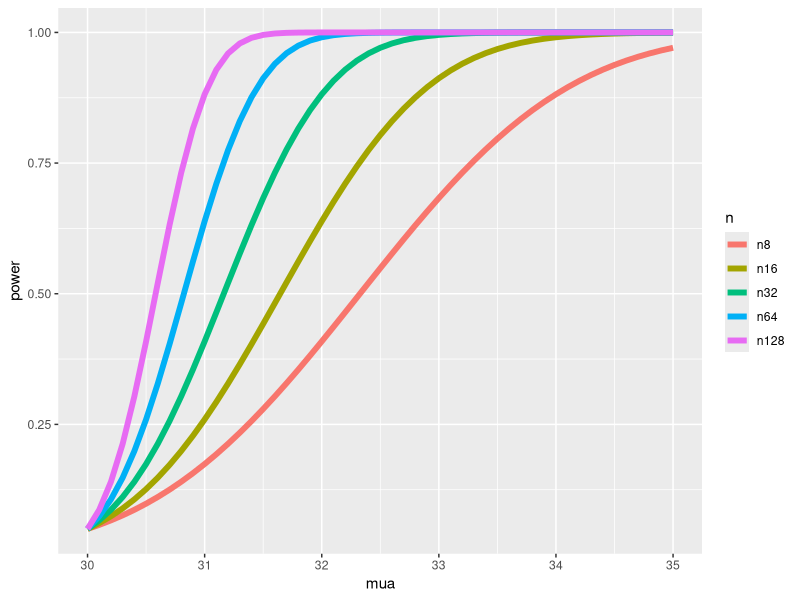

Generate this figure with R:
## ---- chunk 1
knitr::opts_chunk$set(echo = TRUE)
library(ggplot2)
library(reshape2)
## ---- chunk 2
mu0<-30
mua<-32
n<-16
sigma<-4
alpha<-0.05
z <- qnorm(1-alpha)
pnorm(mu0+z*sigma/sqrt(n), mean = mu0, sd=sigma/sqrt(n), lower.tail=FALSE)
pnorm(mu0+z*sigma/sqrt(n), mean = mua, sd=sigma/sqrt(n), lower.tail=FALSE)
## ---- chunk 3
nseq <- c(8, 16, 32, 64, 128)
mua <- seq(30, 35, by = 0.1)
z <- qnorm(.95)
power <- sapply(nseq, function(n)
pnorm(mu0 + z * sigma / sqrt(n), mean = mua, sd = sigma / sqrt(n), 
          lower.tail = FALSE)
    )
colnames(power) <- paste("n", nseq, sep = "")
d <- data.frame(mua, power)
d2 <- melt(d, id.vars = "mua")
names(d2) <- c("mua", "n", "power")    
g <- ggplot(d2, 
            aes(x = mua, y = power, col = n)) + geom_line(size = 2)
g         
## ---- chunk 4
# delta is the is the difference of the means. m-m0
power.t.test(n=16, delta=2, sd=4, type="one.sample", alt="one.sided")$power
# Different delta and sd, but same effect size.
power.t.test(n=16, delta=2/4, sd=1, type="one.sample", alt="one.sided")$power
power.t.test(n=16, delta=100, sd=200, type="one.sample", alt="one.sided")$power
## ---- chunk 5
# delta is the is the difference of the means. m-m0
power.t.test(power=0.8, delta=2, sd=4, type="one.sample", alt="one.sided")$n
# Different delta and sd, but same effect size.
power.t.test(power=0.8, delta=2/4, sd=1, type="one.sample", alt="one.sided")$n
power.t.test(power=0.8, delta=100, sd=200, type="one.sample", alt="one.sided")$n
